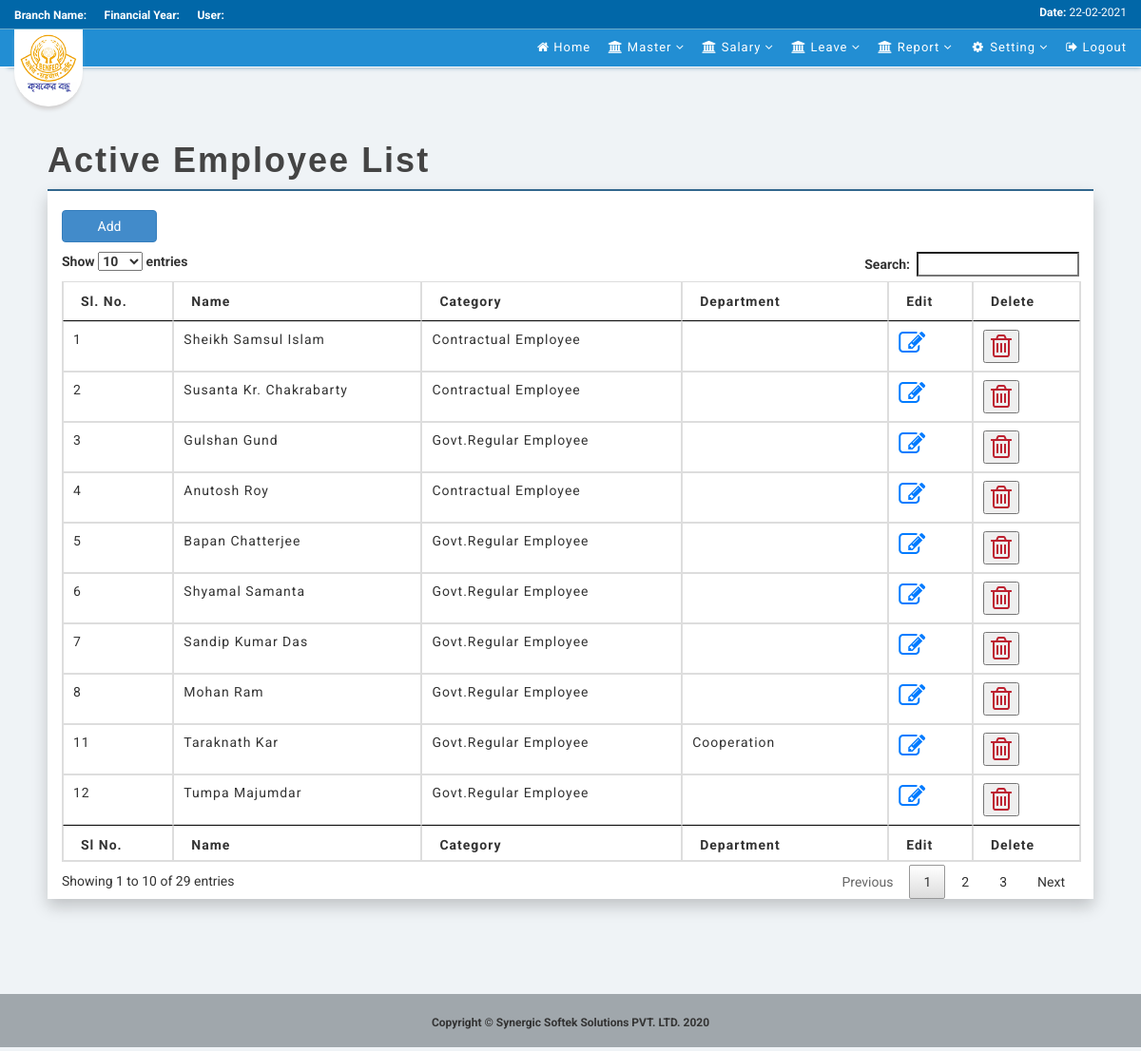
/index.php/admin/employee, run on the app's committed database.
### tables this page shows
CREATE TABLE `md_employee` (
  `emp_code` int(11) NOT NULL,
  `emp_name` varchar(100) NOT NULL,
  `emp_catg` int(10) NOT NULL,
  `emp_dist` int(10) NOT NULL,
  `dob` date DEFAULT NULL,
  `join_dt` date DEFAULT NULL,
  `ret_dt` date DEFAULT NULL,
  `designation` varchar(50) DEFAULT NULL,
  `department` varchar(50) DEFAULT NULL,
  `phn_no` int(11) DEFAULT 0,
  `email` varchar(100) DEFAULT NULL,
  `pan_no` varchar(50) DEFAULT NULL,
  `aadhar_no` varchar(50) DEFAULT NULL,
  `emp_addr` text DEFAULT NULL,
  `bank_name` varchar(50) DEFAULT NULL,
  `bank_ac_no` varchar(50) DEFAULT NULL,
  `pf_ac_no` varchar(50) DEFAULT NULL,
  `basic_pay` decimal(10,2) DEFAULT 0.00,
  `created_by` varchar(50) DEFAULT NULL,
  `created_dt` datetime DEFAULT NULL,
  `emp_status` char(1) DEFAULT 'A',
  `modified_by` varchar(50) DEFAULT NULL,
  `modified_dt` datetime DEFAULT NULL
);

CREATE TABLE `md_category` (
  `category_code` int(11) NOT NULL,
  `category_type` varchar(50) NOT NULL
);

### application/controllers/Admin.php (called while the page is built, shortened)
<?php
	class Admin extends CI_Controller{
		public function __construct(){
			$this->load->model('Login_Process');
			$this->load->model('Admin_Process');
		}
		public function employee() {
			$select = array("emp_code", "emp_name", "emp_catg",
							"department");
			$employee['employee_dtls']    =   $this->Admin_Process->f_get_particulars("md_employee", $select, array("emp_status" => 'A'), 0);
			$employee['category_dtls']    =   $this->Admin_Process->f_get_particulars("md_category", NULL, NULL, 0);
			$this->load->view('post_login/payroll_main');
			$this->load->view("employee/dashboard", $employee);
			$this->load->view('post_login/footer');
		}
	}
?>

### index.php (called while the page is built, shortened)
<?php
require_once BASEPATH.'core/CodeIgniter.php';

### application/models/Admin_Process.php (called while the page is built, shortened)
<?php
	class Admin_Process extends CI_Model{
		public function f_get_particulars($table_name, $select=NULL, $where=NULL, $flag) {
			if(isset($select)) {
				$this->db->select($select);
			}
			if(isset($where)) {
				$this->db->where($where);
			}
			$result		=	$this->db->get($table_name);
			if($flag == 1) {
				return $result->row();
			}else {
				return $result->result();
			}
		}
    }
?>

### application/views/employee/dashboard.php (the view, shortened to what this page needs)
<div class="wraper">
    <div class="row">
        <div class="col-lg-9 col-sm-12">
            <h1><strong>Active Employee List</strong></h1>
        </div>
    </div>
    <div class="col-lg-12 container contant-wraper">
        <h3>
            <small><a href="<?php echo site_url("emadst");?>" class="btn btn-primary" style="width: 100px;">Add</a></small>
        </h3>
        <table class="table table-bordered table-hover" id="myTable">
            <thead>
                <tr>
                    <th>Sl. No.</th>
                    <th>Name</th>
                    <th>Category</th>
                    <th>Department</th>
                    <th>Edit</th>
                    <th>Delete</th>
                </tr>
            </thead>
            <tbody>
                <?php
                if($employee_dtls) {
                        foreach($employee_dtls as $e_dtls) {
                ?>
                        <tr>
                            <td><?php echo $e_dtls->emp_code; ?></td>
                            <td><?php echo $e_dtls->emp_name; ?></td>
                            <td><?php
                                foreach($category_dtls as $c_list) {
                                    if($e_dtls->emp_catg == $c_list->category_code) {
                                        echo $c_list->category_type;
                                    }
                                }
                            ?>
                            </td>
                            <td><?php echo $e_dtls->department; ?></td>
                            <td>
                                <a href="estem?emp_code=<?php echo $e_dtls->emp_code; ?>"
                                    data-toggle="tooltip"
                                    data-placement="bottom"
                                    title="Edit"
                                >
                                    <i class="fa fa-edit fa-2x" style="color: #007bff"></i>
                                </a>
                            </td>
                            <td>
                                <button
                                    type="button"
                                    class="delete"
                                    id="<?php echo $e_dtls->emp_code; ?>"
                                    data-toggle="tooltip"
                                    data-placement="bottom"
                                    title="Delete"
                                >
                                    <i class="fa fa-trash-o fa-2x" style="color: #bd2130"></i>
                                </button>
                            </td>
                        </tr>
                <?php
                        }
                    }
                    else {
                        echo "<tr><td colspan='10' style='text-align: center;'>No data Found</td></tr>";
                    }
                ?>
            </tbody>
            <tfoot>
                <tr>
                    <th>Sl No.</th>
                    <th>Name</th>
                    <th>Category</th>
                    <th>Department</th>
                    <th>Edit</th>
                    <th>Delete</th>
                </tr>
            </tfoot>
        </table>
    </div>
</div>

### assets/css/sb-admin.css (style rules this page uses)
h1 { color: #444; font-family: Poppins,sans-serif; letter-spacing: 2px; }
table { letter-spacing: 1px; }
.wraper { margin-left: 50px; margin-right: 50px; }
.contant-wraper { border-top: 2px solid #32678d; box-shadow: 0px 8px 16px 0px rgba(0,0,0,0.2); background-color: white; margin-bottom: 100px; overflow: auto; }

### assets/css/apps.css (style rules this page uses)
body { font-family: 'Roboto', sans-serif; }
.row { margin-left: -15px !important; }

### data on the page
md_employee: emp_code "1", emp_name "Sheikh Samsul Islam"
md_category: category_type "Contractual Employee"
md_employee: emp_code "2", emp_name "Susanta Kr. Chakrabarty"
md_employee: emp_code "3", emp_name "Gulshan Gund"
md_category: category_type "Govt.Regular Employee"
md_employee: emp_code "4", emp_name "Anutosh Roy"
md_employee: emp_code "5", emp_name "Bapan Chatterjee"
md_employee: emp_code "6", emp_name "Shyamal Samanta"
md_employee: emp_code "7", emp_name "Sandip Kumar Das"
md_employee: emp_code "8", emp_name "Mohan Ram"
md_employee: emp_code "11", emp_name "Taraknath Kar", department "Cooperation"
md_employee: emp_code "12", emp_name "Tumpa Majumdar"
